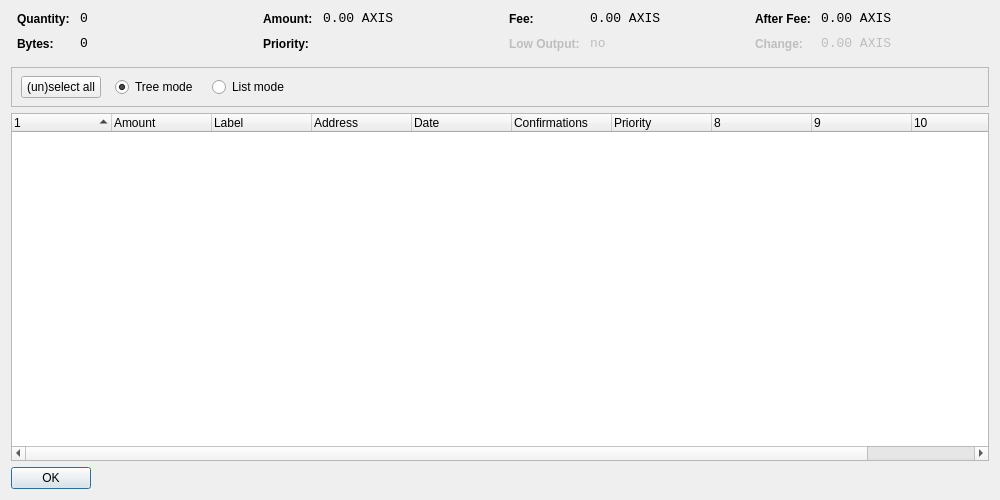
<?xml version="1.0" encoding="UTF-8"?>
<ui version="4.0">
 <class>CoinControlDialog</class>
 <widget class="QDialog" name="CoinControlDialog">
  <property name="geometry">
   <rect>
    <x>0</x>
    <y>0</y>
    <width>1000</width>
    <height>500</height>
   </rect>
  </property>
  <property name="windowTitle">
   <string>Coin Control</string>
  </property>
  <layout class="QVBoxLayout" name="verticalLayout">
   <item>
    <layout class="QHBoxLayout" name="horizontalLayoutTop" stretch="0,0,0,0">
     <property name="topMargin">
      <number>0</number>
     </property>
     <property name="bottomMargin">
      <number>10</number>
     </property>
     <item>
      <layout class="QFormLayout" name="formLayoutCoinControl1">
       <property name="horizontalSpacing">
        <number>10</number>
       </property>
       <property name="verticalSpacing">
        <number>10</number>
       </property>
       <property name="leftMargin">
        <number>6</number>
       </property>
       <property name="rightMargin">
        <number>6</number>
       </property>
       <item row="0" column="0">
        <widget class="QLabel" name="labelCoinControlQuantityText">
         <property name="styleSheet">
          <string notr="true">font-weight:bold;</string>
         </property>
         <property name="text">
          <string>Quantity:</string>
         </property>
        </widget>
       </item>
       <item row="0" column="1">
        <widget class="QLabel" name="labelCoinControlQuantity">
         <property name="font">
          <font>
           <family>Monospace</family>
           <pointsize>10</pointsize>
          </font>
         </property>
         <property name="cursor">
          <cursorShape>IBeamCursor</cursorShape>
         </property>
         <property name="contextMenuPolicy">
          <enum>Qt::ActionsContextMenu</enum>
         </property>
         <property name="text">
          <string>0</string>
         </property>
         <property name="textInteractionFlags">
          <set>Qt::LinksAccessibleByMouse|Qt::TextSelectableByKeyboard|Qt::TextSelectableByMouse</set>
         </property>
        </widget>
       </item>
       <item row="1" column="0">
        <widget class="QLabel" name="labelCoinControlBytesText">
         <property name="styleSheet">
          <string notr="true">font-weight:bold;</string>
         </property>
         <property name="text">
          <string>Bytes:</string>
         </property>
        </widget>
       </item>
       <item row="1" column="1">
        <widget class="QLabel" name="labelCoinControlBytes">
         <property name="font">
          <font>
           <family>Monospace</family>
           <pointsize>10</pointsize>
          </font>
         </property>
         <property name="cursor">
          <cursorShape>IBeamCursor</cursorShape>
         </property>
         <property name="contextMenuPolicy">
          <enum>Qt::ActionsContextMenu</enum>
         </property>
         <property name="text">
          <string>0</string>
         </property>
         <property name="textInteractionFlags">
          <set>Qt::LinksAccessibleByMouse|Qt::TextSelectableByKeyboard|Qt::TextSelectableByMouse</set>
         </property>
        </widget>
       </item>
      </layout>
     </item>
     <item>
      <layout class="QFormLayout" name="formLayoutCoinControl2">
       <property name="horizontalSpacing">
        <number>10</number>
       </property>
       <property name="verticalSpacing">
        <number>10</number>
       </property>
       <property name="leftMargin">
        <number>6</number>
       </property>
       <property name="rightMargin">
        <number>6</number>
       </property>
       <item row="0" column="0">
        <widget class="QLabel" name="labelCoinControlAmountText">
         <property name="styleSheet">
          <string notr="true">font-weight:bold;</string>
         </property>
         <property name="text">
          <string>Amount:</string>
         </property>
        </widget>
       </item>
       <item row="0" column="1">
        <widget class="QLabel" name="labelCoinControlAmount">
         <property name="font">
          <font>
           <family>Monospace</family>
           <pointsize>10</pointsize>
          </font>
         </property>
         <property name="cursor">
          <cursorShape>IBeamCursor</cursorShape>
         </property>
         <property name="contextMenuPolicy">
          <enum>Qt::ActionsContextMenu</enum>
         </property>
         <property name="text">
          <string>0.00 AXIS</string>
         </property>
         <property name="textInteractionFlags">
          <set>Qt::LinksAccessibleByMouse|Qt::TextSelectableByKeyboard|Qt::TextSelectableByMouse</set>
         </property>
        </widget>
       </item>
       <item row="1" column="0">
        <widget class="QLabel" name="labelCoinControlPriorityText">
         <property name="styleSheet">
          <string notr="true">font-weight:bold;</string>
         </property>
         <property name="text">
          <string>Priority:</string>
         </property>
        </widget>
       </item>
       <item row="1" column="1">
        <widget class="QLabel" name="labelCoinControlPriority">
         <property name="font">
          <font>
           <family>Monospace</family>
           <pointsize>10</pointsize>
          </font>
         </property>
         <property name="cursor">
          <cursorShape>IBeamCursor</cursorShape>
         </property>
         <property name="contextMenuPolicy">
          <enum>Qt::ActionsContextMenu</enum>
         </property>
         <property name="text">
          <string/>
         </property>
         <property name="textInteractionFlags">
          <set>Qt::LinksAccessibleByMouse|Qt::TextSelectableByKeyboard|Qt::TextSelectableByMouse</set>
         </property>
        </widget>
       </item>
      </layout>
     </item>
     <item>
      <layout class="QFormLayout" name="formLayoutCoinControl3">
       <property name="horizontalSpacing">
        <number>10</number>
       </property>
       <property name="verticalSpacing">
        <number>10</number>
       </property>
       <property name="leftMargin">
        <number>6</number>
       </property>
       <property name="rightMargin">
        <number>6</number>
       </property>
       <item row="0" column="0">
        <widget class="QLabel" name="labelCoinControlFeeText">
         <property name="styleSheet">
          <string notr="true">font-weight:bold;</string>
         </property>
         <property name="text">
          <string>Fee:</string>
         </property>
        </widget>
       </item>
       <item row="0" column="1">
        <widget class="QLabel" name="labelCoinControlFee">
         <property name="font">
          <font>
           <family>Monospace</family>
           <pointsize>10</pointsize>
          </font>
         </property>
         <property name="cursor">
          <cursorShape>IBeamCursor</cursorShape>
         </property>
         <property name="contextMenuPolicy">
          <enum>Qt::ActionsContextMenu</enum>
         </property>
         <property name="text">
          <string>0.00 AXIS</string>
         </property>
         <property name="textInteractionFlags">
          <set>Qt::LinksAccessibleByMouse|Qt::TextSelectableByKeyboard|Qt::TextSelectableByMouse</set>
         </property>
        </widget>
       </item>
       <item row="1" column="0">
        <widget class="QLabel" name="labelCoinControlLowOutputText">
         <property name="enabled">
          <bool>false</bool>
         </property>
         <property name="styleSheet">
          <string notr="true">font-weight:bold;</string>
         </property>
         <property name="text">
          <string>Low Output:</string>
         </property>
        </widget>
       </item>
       <item row="1" column="1">
        <widget class="QLabel" name="labelCoinControlLowOutput">
         <property name="enabled">
          <bool>false</bool>
         </property>
         <property name="font">
          <font>
           <family>Monospace</family>
           <pointsize>10</pointsize>
          </font>
         </property>
         <property name="cursor">
          <cursorShape>IBeamCursor</cursorShape>
         </property>
         <property name="contextMenuPolicy">
          <enum>Qt::ActionsContextMenu</enum>
         </property>
         <property name="text">
          <string>no</string>
         </property>
         <property name="textInteractionFlags">
          <set>Qt::LinksAccessibleByMouse|Qt::TextSelectableByKeyboard|Qt::TextSelectableByMouse</set>
         </property>
        </widget>
       </item>
      </layout>
     </item>
     <item>
      <layout class="QFormLayout" name="formLayoutCoinControl4">
       <property name="horizontalSpacing">
        <number>10</number>
       </property>
       <property name="verticalSpacing">
        <number>10</number>
       </property>
       <property name="leftMargin">
        <number>6</number>
       </property>
       <property name="rightMargin">
        <number>6</number>
       </property>
       <item row="0" column="0">
        <widget class="QLabel" name="labelCoinControlAfterFeeText">
         <property name="styleSheet">
          <string notr="true">font-weight:bold;</string>
         </property>
         <property name="text">
          <string>After Fee:</string>
         </property>
        </widget>
       </item>
       <item row="0" column="1">
        <widget class="QLabel" name="labelCoinControlAfterFee">
         <property name="font">
          <font>
           <family>Monospace</family>
           <pointsize>10</pointsize>
          </font>
         </property>
         <property name="cursor">
          <cursorShape>IBeamCursor</cursorShape>
         </property>
         <property name="contextMenuPolicy">
          <enum>Qt::ActionsContextMenu</enum>
         </property>
         <property name="text">
          <string>0.00 AXIS</string>
         </property>
         <property name="textInteractionFlags">
          <set>Qt::LinksAccessibleByMouse|Qt::TextSelectableByKeyboard|Qt::TextSelectableByMouse</set>
         </property>
        </widget>
       </item>
       <item row="1" column="0">
        <widget class="QLabel" name="labelCoinControlChangeText">
         <property name="enabled">
          <bool>false</bool>
         </property>
         <property name="styleSheet">
          <string notr="true">font-weight:bold;</string>
         </property>
         <property name="text">
          <string>Change:</string>
         </property>
        </widget>
       </item>
       <item row="1" column="1">
        <widget class="QLabel" name="labelCoinControlChange">
         <property name="enabled">
          <bool>false</bool>
         </property>
         <property name="font">
          <font>
           <family>Monospace</family>
           <pointsize>10</pointsize>
          </font>
         </property>
         <property name="cursor">
          <cursorShape>IBeamCursor</cursorShape>
         </property>
         <property name="contextMenuPolicy">
          <enum>Qt::ActionsContextMenu</enum>
         </property>
         <property name="text">
          <string>0.00 AXIS</string>
         </property>
         <property name="textInteractionFlags">
          <set>Qt::LinksAccessibleByMouse|Qt::TextSelectableByKeyboard|Qt::TextSelectableByMouse</set>
         </property>
        </widget>
       </item>
      </layout>
     </item>
    </layout>
   </item>
   <item>
    <widget class="QFrame" name="frame">
     <property name="minimumSize">
      <size>
       <width>0</width>
       <height>40</height>
      </size>
     </property>
     <property name="frameShape">
      <enum>QFrame::StyledPanel</enum>
     </property>
     <property name="frameShadow">
      <enum>QFrame::Sunken</enum>
     </property>
     <widget class="QWidget" name="horizontalLayoutWidget">
      <property name="geometry">
       <rect>
        <x>10</x>
        <y>0</y>
        <width>781</width>
        <height>41</height>
       </rect>
      </property>
      <layout class="QHBoxLayout" name="horizontalLayoutPanel" stretch="0,0,0,0,0">
       <property name="spacing">
        <number>14</number>
       </property>
       <item>
        <widget class="QPushButton" name="pushButtonSelectAll">
         <property name="sizePolicy">
          <sizepolicy hsizetype="Maximum" vsizetype="Fixed">
           <horstretch>0</horstretch>
           <verstretch>0</verstretch>
          </sizepolicy>
         </property>
         <property name="text">
          <string>(un)select all</string>
         </property>
        </widget>
       </item>
       <item>
        <widget class="QRadioButton" name="radioTreeMode">
         <property name="sizePolicy">
          <sizepolicy hsizetype="Maximum" vsizetype="Fixed">
           <horstretch>0</horstretch>
           <verstretch>0</verstretch>
          </sizepolicy>
         </property>
         <property name="text">
          <string>Tree mode</string>
         </property>
         <property name="checked">
          <bool>true</bool>
         </property>
        </widget>
       </item>
       <item>
        <widget class="QRadioButton" name="radioListMode">
         <property name="sizePolicy">
          <sizepolicy hsizetype="Maximum" vsizetype="Fixed">
           <horstretch>0</horstretch>
           <verstretch>0</verstretch>
          </sizepolicy>
         </property>
         <property name="text">
          <string>List mode</string>
         </property>
        </widget>
       </item>
       <item>
        <spacer name="horizontalSpacer">
         <property name="orientation">
          <enum>Qt::Horizontal</enum>
         </property>
         <property name="sizeHint" stdset="0">
          <size>
           <width>40</width>
           <height>20</height>
          </size>
         </property>
        </spacer>
       </item>
      </layout>
     </widget>
    </widget>
   </item>
   <item>
    <widget class="CoinControlTreeWidget" name="treeWidget">
     <property name="contextMenuPolicy">
      <enum>Qt::CustomContextMenu</enum>
     </property>
     <property name="sortingEnabled">
      <bool>false</bool>
     </property>
     <property name="columnCount">
      <number>11</number>
     </property>
     <attribute name="headerShowSortIndicator" stdset="0">
      <bool>true</bool>
     </attribute>
     <attribute name="headerStretchLastSection">
      <bool>false</bool>
     </attribute>
     <column>
      <property name="text">
       <string/>
      </property>
     </column>
     <column>
      <property name="text">
       <string>Amount</string>
      </property>
     </column>
     <column>
      <property name="text">
       <string>Label</string>
      </property>
     </column>
     <column>
      <property name="text">
       <string>Address</string>
      </property>
     </column>
     <column>
      <property name="text">
       <string>Date</string>
      </property>
     </column>
     <column>
      <property name="text">
       <string>Confirmations</string>
      </property>
      <property name="toolTip">
       <string>Confirmed</string>
      </property>
     </column>
     <column>
      <property name="text">
       <string>Priority</string>
      </property>
     </column>
     <column>
      <property name="text">
       <string/>
      </property>
     </column>
     <column>
      <property name="text">
       <string/>
      </property>
     </column>
     <column>
      <property name="text">
       <string/>
      </property>
     </column>
     <column>
      <property name="text">
       <string/>
      </property>
     </column>
    </widget>
   </item>
   <item>
    <widget class="QDialogButtonBox" name="buttonBox">
     <property name="sizePolicy">
      <sizepolicy hsizetype="Maximum" vsizetype="Fixed">
       <horstretch>0</horstretch>
       <verstretch>0</verstretch>
      </sizepolicy>
     </property>
     <property name="orientation">
      <enum>Qt::Horizontal</enum>
     </property>
     <property name="standardButtons">
      <set>QDialogButtonBox::Ok</set>
     </property>
    </widget>
   </item>
  </layout>
 </widget>
 <customwidgets>
  <customwidget>
   <class>CoinControlTreeWidget</class>
   <extends>QTreeWidget</extends>
   <header>coincontroltreewidget.h</header>
  </customwidget>
 </customwidgets>
 <resources/>
 <connections/>
</ui>
